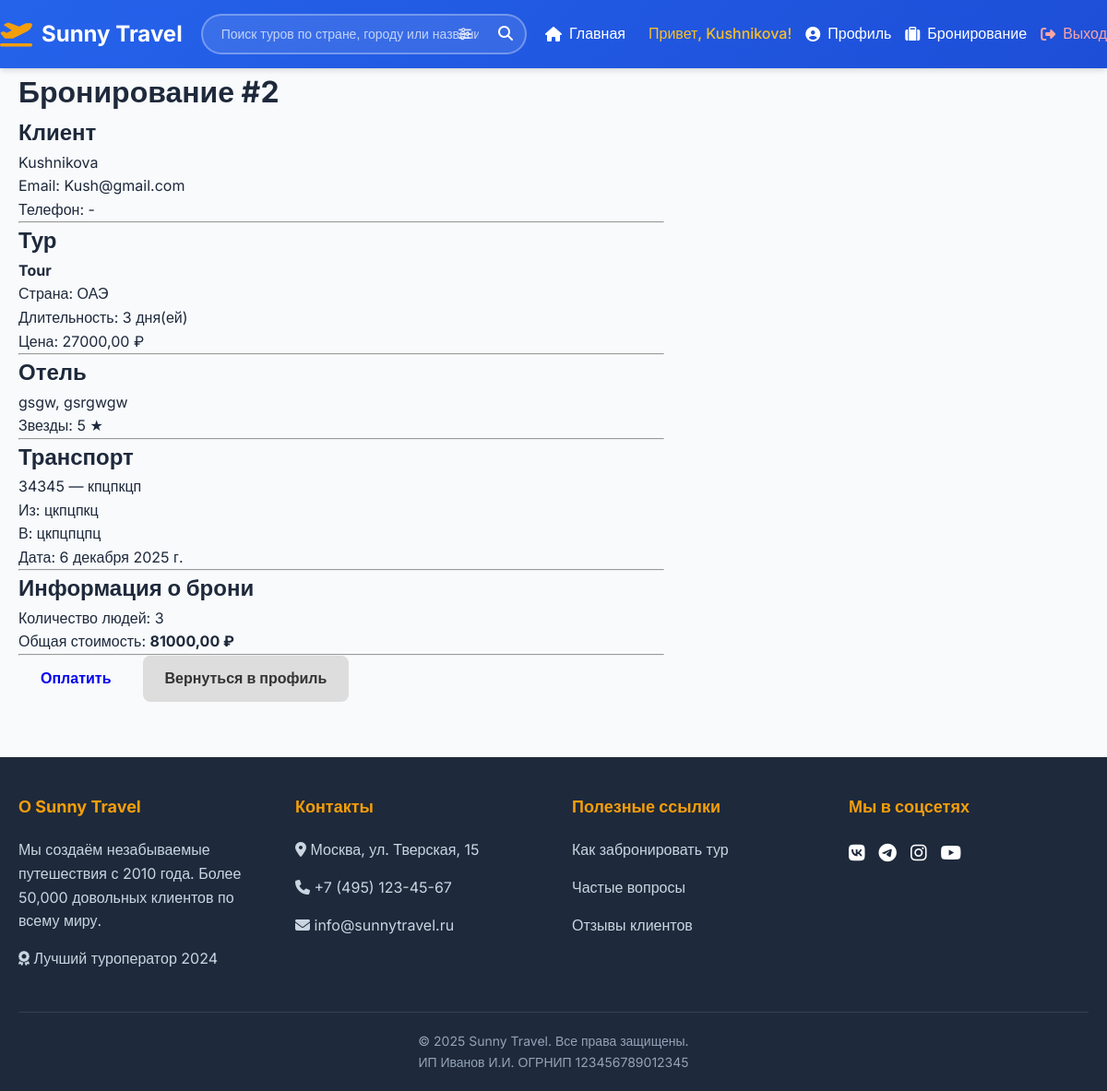
The app's page /booking/2/ (signed in) with its own data.
### main/models.py (models this page shows, shortened)
class Booking(models.Model):
    user = models.ForeignKey(User, on_delete=models.CASCADE, null=True, blank=True)
    client = models.ForeignKey(Client, on_delete=models.CASCADE)
    tour = models.ForeignKey(Tour, on_delete=models.CASCADE)
    hotel = models.ForeignKey(Hotel, on_delete=models.CASCADE)
    transport = models.ForeignKey(Transport, on_delete=models.CASCADE)
    people = models.IntegerField()
    total_price = models.DecimalField(max_digits=10, decimal_places=2)

class Client(models.Model):
    full_name = models.CharField(max_length=100)
    email = models.EmailField()
    phone = models.CharField(max_length=20)
    passport_number = models.CharField(max_length=20)
    birth_date = models.DateField()
    address = models.CharField(max_length=255)

class Tour(models.Model):
    title = models.CharField(max_length=100)
    country = models.CharField(max_length=100)
    duration_days = models.IntegerField()
    description = models.TextField()
    price = models.DecimalField(max_digits=10, decimal_places=2)
    available = models.BooleanField(default=True)

class Hotel(models.Model):
    name = models.CharField(max_length=100)
    city = models.CharField(max_length=100)
    stars = models.IntegerField()
    description = models.TextField()
    rooms = models.IntegerField()
    price_per_night = models.DecimalField(max_digits=8, decimal_places=2)

class Transport(models.Model):
    transport_type = models.CharField(max_length=50)
    company = models.CharField(max_length=100)
    departure_city = models.CharField(max_length=100)
    arrival_city = models.CharField(max_length=100)
    date = models.DateField()
    price = models.DecimalField(max_digits=10, decimal_places=2)

### main/views.py (the view)
# urls.py: path('booking/<int:booking_id>/', views.booking_detail, name='booking_detail'),
@login_required
def booking_detail(request, booking_id):
    booking = get_object_or_404(Booking, id=booking_id, user=request.user)
    return render(request, "main/booking_detail.html", {"booking": booking})

### main/templates/main/booking_detail.html (shortened to what this page needs)
{% extends 'main/base.html' %}
{% block content %}
<div class="card" style="max-width:700px;">
  <h1>Бронирование #{{ booking.id }}</h1>
  <h2>Клиент</h2>
  <p>{{ booking.client.full_name }}</p>
  <p>Email: {{ booking.client.email }}</p>
  <p>Телефон: {{ booking.client.phone }}</p>
  <hr>
  <h2>Тур</h2>
  <p><strong>{{ booking.tour.title }}</strong></p>
  <p>Страна: {{ booking.tour.country }}</p>
  <p>Длительность: {{ booking.tour.duration_days }} дня(ей)</p>
  <p>Цена: {{ booking.tour.price }} ₽</p>
  {% if booking.hotel %}
  <hr>
  <h2>Отель</h2>
  <p>{{ booking.hotel.name }}, {{ booking.hotel.city }}</p>
  <p>Звезды: {{ booking.hotel.stars }} ★</p>
  {% endif %}
  {% if booking.transport %}
  <hr>
  <h2>Транспорт</h2>
  <p>{{ booking.transport.transport_type }} — {{ booking.transport.company }}</p>
  <p>Из: {{ booking.transport.departure_city }}</p>
  <p>В: {{ booking.transport.arrival_city }}</p>
  <p>Дата: {{ booking.transport.date }}</p>
  {% endif %}
  <hr>
  <h2>Информация о брони</h2>
  <p>Количество людей: {{ booking.people }}</p>
  <p>Общая стоимость: <strong>{{ booking.total_price }} ₽</strong></p>
  <hr>
  <div style="display:flex;gap:10px;">
    <a class="btn" href="{% url 'main:payment' %}">Оплатить</a>
    <a class="btn" href="{% url 'main:profile' %}" style="background:#ddd;color:#333;">Вернуться в профиль</a>
  </div>
</div>
{% endblock %}

### main/templates/main/base.html (shortened to what this page needs)
<!doctype html>
<html lang="ru">
<head>
  <link rel="stylesheet" href="https://cdnjs.cloudflare.com/ajax/libs/font-awesome/6.4.0/css/all.min.css">
</head>
<body>
  <header>
    <div class="container header-container">
      <a class="logo" href="{% url 'main:home' %}">
        <i class="fas fa-plane-departure"></i>
        <span>Sunny Travel</span>
      </a>
      <div class="search-container">
        <form action="{% url 'main:search' %}" method="get" class="search-form" id="searchForm">
          <input type="text"
                 name="q"
                 id="searchInput"
                 class="search-input"
                 placeholder="Поиск туров по стране, городу или названию..."
                 value="{{ request.GET.q|default:'' }}"
                 autocomplete="off">
          <button type="submit" class="search-button">
            <i class="fas fa-search"></i>
          </button>
          <a href="{% url 'main:search' %}" class="advanced-search-btn" title="Расширенный поиск">
            <i class="fas fa-sliders-h"></i>
          </a>
        </form>
      </div>
      <nav>
        <a href="{% url 'main:home' %}">
          <i class="fas fa-home"></i>
          <span>Главная</span>
        </a>
        {% if user.is_authenticated %}
          <div class="user-info">
            <span style="color: #fbbf24;">Привет, {{ user.username }}!</span>
            <a href="{% url 'main:profile' %}">
              <i class="fas fa-user-circle"></i>
              <span>Профиль</span>
            </a>
            <a href="{% url 'main:create_booking' %}">
              <i class="fas fa-suitcase"></i>
              <span>Бронирование</span>
            </a>
            <a href="{% url 'main:logout' %}" style="color: #fca5a5;">
              <i class="fas fa-sign-out-alt"></i>
              <span>Выход</span>
            </a>
          </div>
        {% endif %}
      </nav>
    </div>
  </header>
  <main class="container">
    {% block content %}{% endblock %}
  </main>
  <footer>
    <div class="container">
      <div class="footer-content">
        <div class="footer-section">
          <h3>О Sunny Travel</h3>
          <p>Мы создаём незабываемые путешествия с 2010 года. Более 50,000 довольных клиентов по всему миру.</p>
          <p><i class="fas fa-award"></i> Лучший туроператор 2024</p>
        </div>
        <div class="footer-section">
          <h3>Контакты</h3>
          <p><i class="fas fa-map-marker-alt"></i> Москва, ул. Тверская, 15</p>
          <p><i class="fas fa-phone"></i> +7 (495) 123-45-67</p>
          <p><i class="fas fa-envelope"></i> info@sunnytravel.ru</p>
        </div>
        <div class="footer-section">
          <h3>Полезные ссылки</h3>
          <p><a href="#" style="color:#cbd5e1;text-decoration:none;">Как забронировать тур</a></p>
          <p><a href="#" style="color:#cbd5e1;text-decoration:none;">Частые вопросы</a></p>
          <p><a href="#" style="color:#cbd5e1;text-decoration:none;">Отзывы клиентов</a></p>
        </div>
        <div class="footer-section">
          <h3>Мы в соцсетях</h3>
          <div class="social-links">
            <a href="#"><i class="fab fa-vk"></i></a>
            <a href="#"><i class="fab fa-telegram"></i></a>
            <a href="#"><i class="fab fa-instagram"></i></a>
            <a href="#"><i class="fab fa-youtube"></i></a>
          </div>
        </div>
      </div>
      <div class="footer-bottom">
        <p>&copy; {% now "Y" %} Sunny Travel. Все права защищены.</p>
        <p>ИП Иванов И.И. ОГРНИП 123456789012345</p>
      </div>
    </div>
  </footer>
</body>
</html>

### main/templates/main/base.html (style rules this page uses)
:root { --primary: #2563eb; --primary-dark: #1d4ed8; --secondary: #f59e0b; --accent: #10b981; --light: #f8fafc; --dark: #1e293b; --muted: #64748b; --card-bg: #ffffff; --card-border: #e2e8f0; --shadow: 0 4px 6px -1px rgba(0, 0, 0, 0.1), 0 2px 4px -1px rgba(0, 0, 0, 0.06); --shadow-lg: 0 10px 15px -3px rgba(0, 0, 0, 0.1), 0 4px 6px -2px rgba(0, 0, 0, 0.05); }
* { margin: 0; padding: 0; box-sizing: border-box; }
body { font-family: 'Inter', sans-serif; background-color: var(--light); color: var(--dark); line-height: 1.6; }
header { background: linear-gradient(135deg, var(--primary) 0%, var(--primary-dark) 100%); color: white; box-shadow: var(--shadow); position: sticky; top: 0; z-index: 1000; }
.container { max-width: 1200px; margin: 0 auto; padding: 0 20px; }
.header-container { display: flex; justify-content: space-between; align-items: center; padding: 15px 0; }
.logo { display: flex; align-items: center; gap: 10px; text-decoration: none; color: white; font-size: 24px; font-weight: 700; }
.logo i { color: var(--secondary); font-size: 28px; }
.search-container { flex: 1; max-width: 500px; margin: 0 20px; position: relative; }
.search-form { position: relative; }
.search-input { width: 100%; padding: 12px 50px 12px 20px; border: 2px solid rgba(255,255,255,0.3); border-radius: 30px; font-size: 14px; background: rgba(255,255,255,0.1); color: white; transition: all 0.3s; }
.search-input::placeholder { color: rgba(255,255,255,0.7); }
.search-button { position: absolute; right: 15px; top: 50%; transform: translateY(-50%); background: none; border: none; color: white; cursor: pointer; font-size: 16px; }
.advanced-search-btn { position: absolute; right: 60px; top: 50%; transform: translateY(-50%); color: rgba(255,255,255,0.8); text-decoration: none; font-size: 14px; }
nav { display: flex; align-items: center; gap: 25px; }
nav a { color: white; text-decoration: none; font-weight: 500; font-size: 16px; transition: all 0.3s ease; display: flex; align-items: center; gap: 8px; }
.user-info { display: flex; align-items: center; gap: 15px; }
.user-info span { font-weight: 500; }
.btn { display: inline-flex; align-items: center; justify-content: center; gap: 8px; padding: 12px 24px; border-radius: 8px; font-weight: 600; text-decoration: none; cursor: pointer; transition: all 0.3s ease; border: none; font-size: 16px; }
main { min-height: calc(100vh - 180px); }
footer { background-color: var(--dark); color: white; padding: 40px 0 20px; margin-top: 60px; }
.footer-content { display: grid; grid-template-columns: repeat(auto-fit, minmax(250px, 1fr)); gap: 40px; margin-bottom: 30px; }
.footer-section h3 { color: var(--secondary); margin-bottom: 20px; font-size: 18px; }
.footer-section p { color: #cbd5e1; margin-bottom: 15px; }
.social-links { display: flex; gap: 15px; margin-top: 20px; }
.social-links a { color: white; font-size: 20px; transition: color 0.3s; }
.footer-bottom { text-align: center; padding-top: 20px; border-top: 1px solid #334155; color: #94a3b8; font-size: 14px; }

### records on screen
Booking: id "2", client.full_name "Kushnikova", client.email "Kush@gmail.com", client.phone "-", tour "Tour", tour.country "ОАЭ", tour.duration_days "3", tour.price "27000,00", hotel.name "gsgw", hotel.city "gsrgwgw", hotel.stars "5", transport.transport_type "34345", transport.company "кпцпкцп", transport.departure_city "цкпцпкц", transport.arrival_city "цкпцпцпц", transport "6 декабря 2025 г.", people "3", total_price "81000,00"

### other values on screen
{{ user.username }} "Kushnikova"
